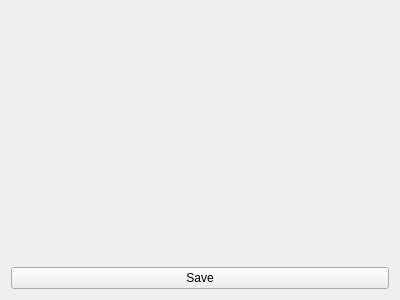
<?xml version="1.0" encoding="UTF-8"?>
<ui version="4.0">
 <class>Figure</class>
 <widget class="QWidget" name="Figure">
  <property name="geometry">
   <rect>
    <x>0</x>
    <y>0</y>
    <width>400</width>
    <height>300</height>
   </rect>
  </property>
  <property name="windowTitle">
   <string>Form</string>
  </property>
  <layout class="QVBoxLayout" name="verticalLayout">
   <item>
    <widget class="pcpp::PlotWidget" name="_plot" native="true"/>
   </item>
   <item>
    <layout class="QHBoxLayout" name="horizontalLayout_2">
     <item>
      <widget class="QPushButton" name="_save">
       <property name="text">
        <string>Save</string>
       </property>
      </widget>
     </item>
    </layout>
   </item>
  </layout>
 </widget>
 <customwidgets>
  <customwidget>
   <class>pcpp::PlotWidget</class>
   <extends>QWidget</extends>
   <header location="global">plotcpp/plotwidget.hpp</header>
   <container>1</container>
  </customwidget>
 </customwidgets>
 <resources/>
 <connections/>
</ui>
